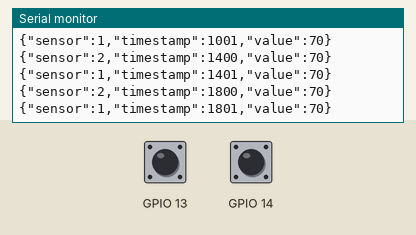
Recording of a sketch running on a simulated ESP32. Shown: the last lines printed to the serial monitor. Inputs (shaded band) come from the test bench; at power-on: GPIO 13 HIGH, GPIO 14 HIGH.

Above: at 2.2 s.
2.3 s: GPIO 13 pulled LOW for 0.5 s
At 2.86 s:
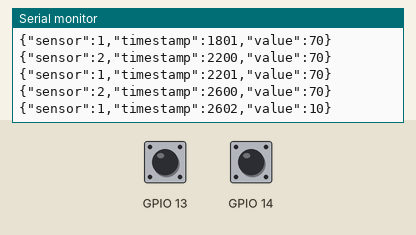
4.3 s: GPIO 14 pulled LOW for 0.5 s
6.3 s: GPIO 13 pulled LOW for 1 s
At 6.86 s:
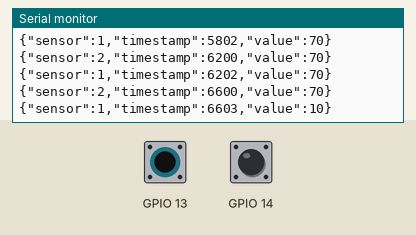
8.8 s: GPIO 14 pulled LOW for 1 s
Timing chart, 0 to 11.8 s (numbered marks = the images above; inputs shaded):
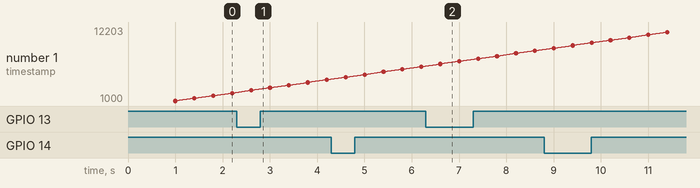

The sketch:

Lab2.ino
```cpp
#include <Arduino.h>
#include <freertos/FreeRTOS.h>
#include <freertos/task.h>
#include <freertos/queue.h>
#include <freertos/semphr.h>

typedef struct {
  uint8_t sensorId;
  uint32_t timestamp;
  uint16_t value;
} SensorMessage;

typedef struct {
  uint8_t sensorId;
  uint8_t touchPin;
  QueueHandle_t queue;
  SemaphoreHandle_t touchMutex;
  TickType_t delayTicks;
} ReadTaskParams;

typedef struct {
  uint8_t sensorId;
  QueueHandle_t queue;
  SemaphoreHandle_t serialMutex;
  TickType_t delayTicks;
} SendTaskParams;

QueueHandle_t queueSensor1;
QueueHandle_t queueSensor2;

SemaphoreHandle_t serialMutex;
SemaphoreHandle_t touchMutex;

ReadTaskParams readParams1;
ReadTaskParams readParams2;
SendTaskParams sendParams1;
SendTaskParams sendParams2;

void taskReadSensor(void *pvParameters) {
  ReadTaskParams *params = (ReadTaskParams *)pvParameters;
  SensorMessage msg;

  for (;;) {
    msg.sensorId = params->sensorId;
    msg.timestamp = millis();

    if (xSemaphoreTake(params->touchMutex, portMAX_DELAY) == pdTRUE) {
      msg.value = touchRead(params->touchPin);
      xSemaphoreGive(params->touchMutex);
    } else {
      msg.value = 0;
    }

    BaseType_t ok = xQueueSend(params->queue, &msg, pdMS_TO_TICKS(100));

    if (ok != pdPASS) {
      if (xSemaphoreTake(serialMutex, pdMS_TO_TICKS(50)) == pdTRUE) {
        Serial.printf("{\"warning\":\"queue_full\",\"sensor\":%d}\n", params->sensorId);
        xSemaphoreGive(serialMutex);
      }
    }

    vTaskDelay(params->delayTicks);
  }
}

void taskSendJson(void *pvParameters) {
  SendTaskParams *params = (SendTaskParams *)pvParameters;
  SensorMessage msg;
  char jsonBuffer[128];

  for (;;) {
    if (xQueueReceive(params->queue, &msg, portMAX_DELAY) == pdTRUE) {
      snprintf(
        jsonBuffer,
        sizeof(jsonBuffer),
        "{\"sensor\":%d,\"timestamp\":%lu,\"value\":%u}",
        msg.sensorId,
        (unsigned long)msg.timestamp,
        msg.value
      );

      if (xSemaphoreTake(params->serialMutex, portMAX_DELAY) == pdTRUE) {
        Serial.println(jsonBuffer);
        xSemaphoreGive(params->serialMutex);
      }
    }

    vTaskDelay(params->delayTicks);
  }
}

void setup() {
  Serial.begin(115200);
  delay(1000);
  Serial.println("Inicializando sistema FreeRTOS...");

  queueSensor1 = xQueueCreate(10, sizeof(SensorMessage));
  queueSensor2 = xQueueCreate(10, sizeof(SensorMessage));

  serialMutex = xSemaphoreCreateMutex();
  touchMutex = xSemaphoreCreateMutex();

  if (queueSensor1 == NULL || queueSensor2 == NULL || serialMutex == NULL || touchMutex == NULL) {
    Serial.println("Error creando colas o mutex");
    while (true) { delay(1000); }
  }

  readParams1.sensorId = 1;
  readParams1.touchPin = T4;   // GPIO13
  readParams1.queue = queueSensor1;
  readParams1.touchMutex = touchMutex;
  readParams1.delayTicks = pdMS_TO_TICKS(400);

  readParams2.sensorId = 2;
  readParams2.touchPin = T6;   // GPIO14
  readParams2.queue = queueSensor2;
  readParams2.touchMutex = touchMutex;
  readParams2.delayTicks = pdMS_TO_TICKS(400);

  sendParams1.sensorId = 1;
  sendParams1.queue = queueSensor1;
  sendParams1.serialMutex = serialMutex;
  sendParams1.delayTicks = pdMS_TO_TICKS(50);

  sendParams2.sensorId = 2;
  sendParams2.queue = queueSensor2;
  sendParams2.serialMutex = serialMutex;
  sendParams2.delayTicks = pdMS_TO_TICKS(50);

  xTaskCreate(taskReadSensor, "ReadSensor1", 4096, &readParams1, 1, NULL);
  xTaskCreate(taskReadSensor, "ReadSensor2", 4096, &readParams2, 1, NULL);
  xTaskCreate(taskSendJson, "SendJson1", 4096, &sendParams1, 1, NULL);
  xTaskCreate(taskSendJson, "SendJson2", 4096, &sendParams2, 1, NULL);
}

void loop() {
}
```

Measured:
- after the input at 2.3 s, the serial monitor: prints a new line after 0.30 s (image 1)
- after the input at 6.3 s, the serial monitor: prints a new line after 0.30 s (image 2)
